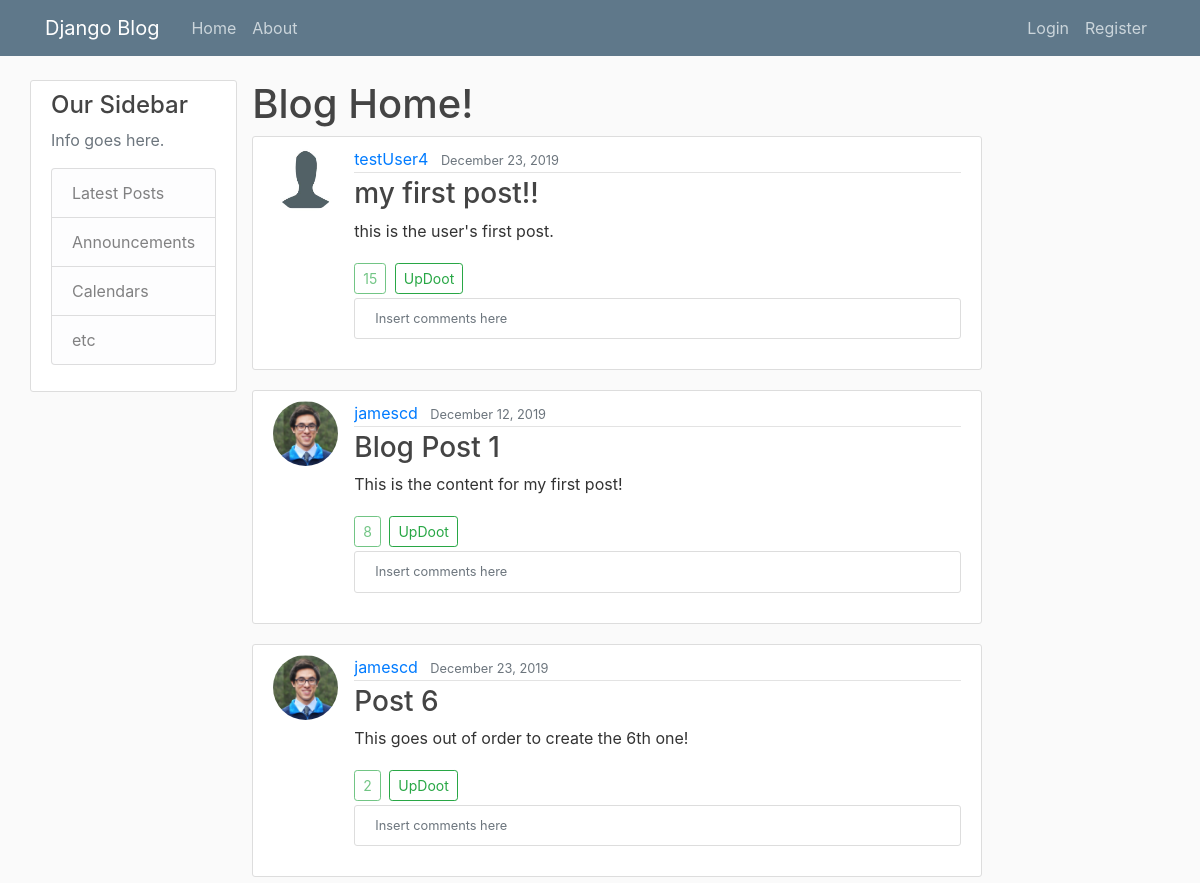
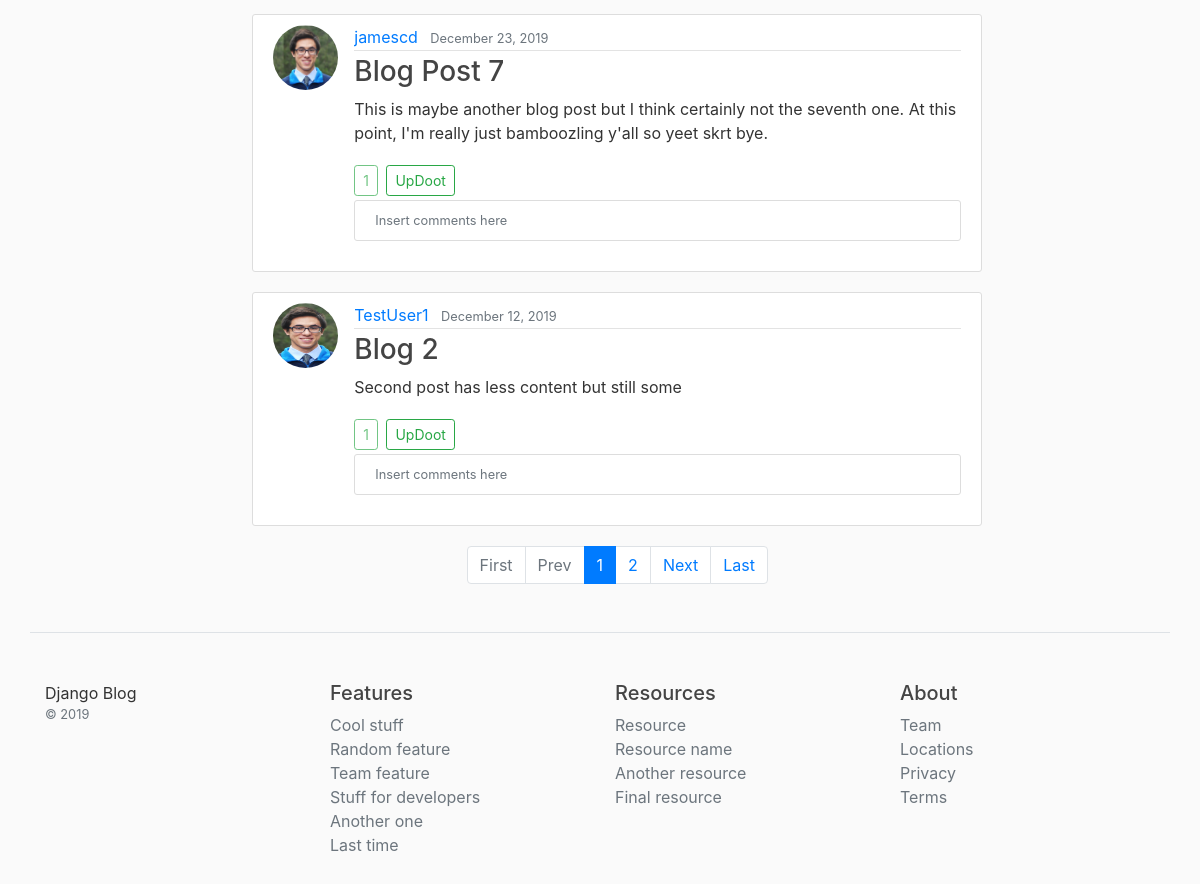
The app's page /, older data (2 pictures, top to bottom).
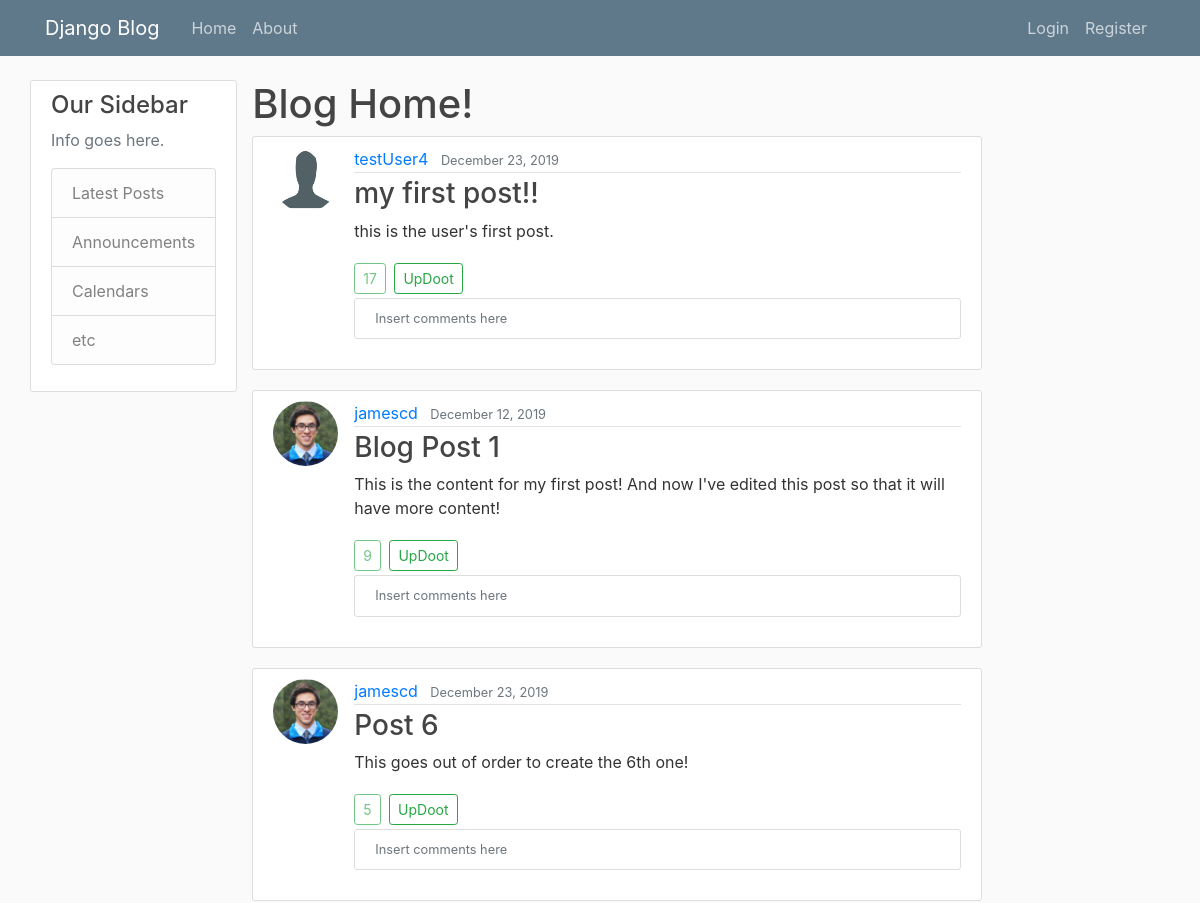
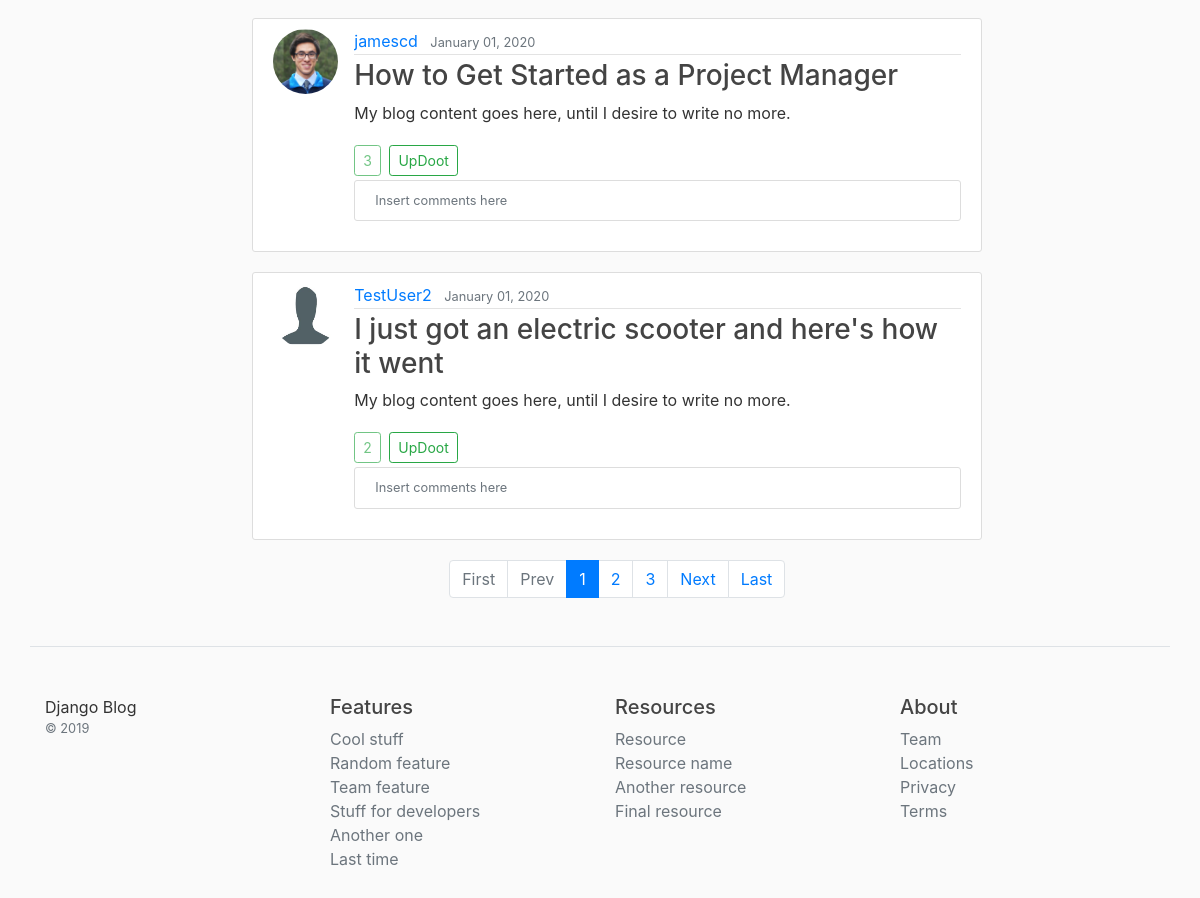
The same page, newer data (2 pictures, top to bottom).
### blog/models.py (models this page shows, shortened)
class Post(models.Model):
	title = models.CharField(max_length=100)
	content = models.TextField()
	date_posted = models.DateTimeField(default=timezone.now)
	author = models.ForeignKey(User, on_delete=models.CASCADE)
	updoots = models.SmallIntegerField(default=0)

### users/models.py (models this page shows, shortened)
class Profile(models.Model):
	user = models.OneToOneField(User, on_delete=models.CASCADE)
	image = models.ImageField(default='default.jpeg', upload_to='profile-pics')
	bio = models.TextField()

### blog/views.py (the view)
# urls.py: path('', PostListView.as_view(), name='blog-home'),
class PostListView(ListView):
	model = Post
	template_name = 'blog/home.html' # <app>/<model>_<viewtype>.html
	context_object_name = 'posts'
	ordering = ['-updoots', '-date_posted'] #'-' indicates newest to oldest
	paginate_by = 5

### blog/templates/blog/home.html (shortened to what this page needs)
{% extends "blog/base.html" %}
{% block content %}
	<h1>Blog Home!</h1>
	{% for post in posts %}
		<article class="media content-section">
			<img class="rounded-circle article-img" src="{{ post.author.profile.image.url }}">
			<div class="media-body">
				<div class="article-metadata">
					<a class="mr-2" href="#">{{ post.author }}</a>
					<small class="text-muted">{{ post.date_posted|date:"F d, Y" }}</small>
				</div>
				<h3><a class="article-title" href="{% url 'post-detail' post.id %}">{{ post.title }}</a></h3>
				<p class="article-content">{{ post.content }}</p>
				<a class="btn btn-outline-success btn-sm disabled mr-1">{{ post.updoots }}</a>
				<a class="btn btn-outline-success btn-sm mt-1 mb-1" href="{% url 'post-updoot' post.id 'home' %}">UpDoot</a>
				<div class="media content-section">
					<small class="text-muted">Insert comments here</small>
				</div>
			</div>
		</article>
	{% endfor %}
	{% if is_paginated %}
		<nav class="row justify-content-center" aria-label="Blog post pages">
			<ul class="pagination">
				{% if page_obj.has_previous %}
					<li class="page-item"><a class="page-link" href="?page=1">First</a></li>
					<li class="page-item"><a class="page-link" href="?page={{ page_obj.previous_page_number }}">Prev</a></li>
				{% else %}
					<li class="page-item disabled"><a class="page-link" href="">First</a></li>
					<li class="page-item disabled"><a class="page-link" href="">Prev</a></li>
				{% endif %}
				{% for num in page_obj.paginator.page_range %}
					{% if page_obj.number == num %}
						<li class="page-item active"><a class="page-link" href="?page={{ num }}">{{ num }}</a></li>
					{% elif num > page_obj.number|add:'-3' and num < page_obj.number|add:'3' %}
						<li class="page-item"><a class="page-link" href="?page={{ num }}">{{ num }}</a></li>
					{% endif %}
				{% endfor %}
				{% if page_obj.has_next %}
					<li class="page-item"><a class="page-link" href="?page={{ page_obj.next_page_number }}">Next</a></li>
					<li class="page-item"><a class="page-link" href="?page={{ page_obj.paginator.num_pages }}">Last</a></li>
				{% else %}
					<li class="page-item disabled"><a class="page-link" href="">Next</a></li>
					<li class="page-item disabled"><a class="page-link" href="">Last</a></li>
				{% endif %}
			</ul>
		</nav>
	{% endif %}
{% endblock content %}

Row changes from the older to the newer data that the page shows:
no longer on this page (row unchanged): Post: author.profile.image (picture), author "jamescd", date_posted "December 23, 2019", title "Blog Post 7", content "This is maybe another blog post but I think certainly not the seventh one. At this point, I'm really just bamboozling y'all so yeet skrt bye.", updoots "1"
no longer on this page (row unchanged): Post: author.profile.image (picture), author "TestUser1", date_posted "December 12, 2019", title "Blog 2", content "Second post has less content but still some", updoots "1"
changed Post "my first post!!": updoots "15" → "17"
changed Post "Blog Post 1": content "This is the content for my first post!" → "This is the content for my first post! And now I've edited this post so that it will have more content!"; updoots "8" → "9"
changed Post "Post 6": updoots "2" → "5"
added Post: author.profile.image (picture), author "jamescd", date_posted "January 01, 2020", title "How to Get Started as a Project Manager", content "My blog content goes here, until I desire to write no more.", updoots "3"
added Post: author.profile.image (placeholder picture), author "TestUser2", date_posted "January 01, 2020", title "I just got an electric scooter and here's how it went", content "My blog content goes here, until I desire to write no more.", updoots "2"
Text that changed along with them:
new list line: "3"
